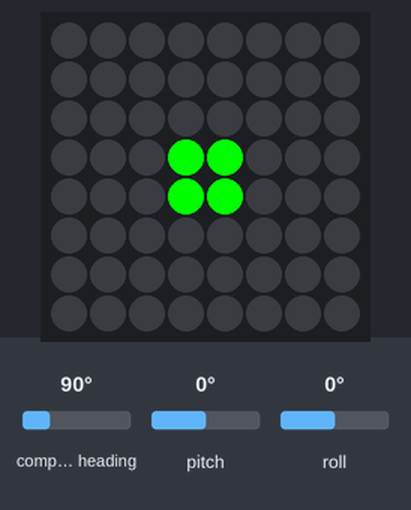
A program run on a simulated Raspberry Pi (BCM pin numbers) with a Sense HAT. Parts: the Sense HAT's 8×8 RGB LED matrix. The inputs (shaded band) are chosen by the test bench; at power-on: pitch 0°, roll 0°, compass heading 90°. What the program prints to the terminal is not drawn.

Above: at 5.0 s.
5.1 s: pitch set to -86°
At 5.5 s:
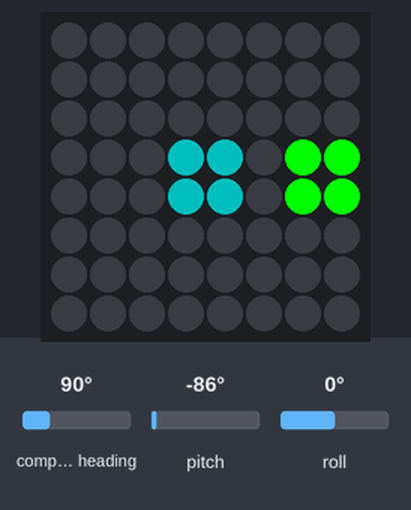
6.6 s: roll set to -86°
At 6.9 s:
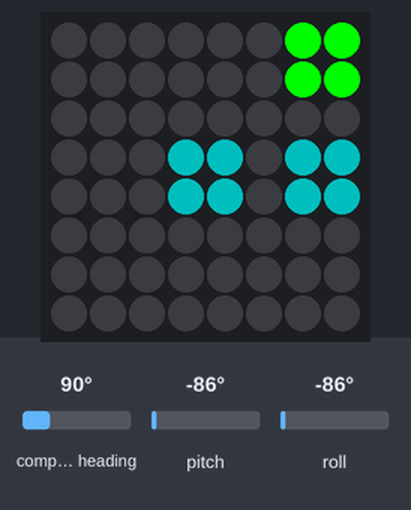
8.1 s: pitch set to 45°
At 8.8 s:
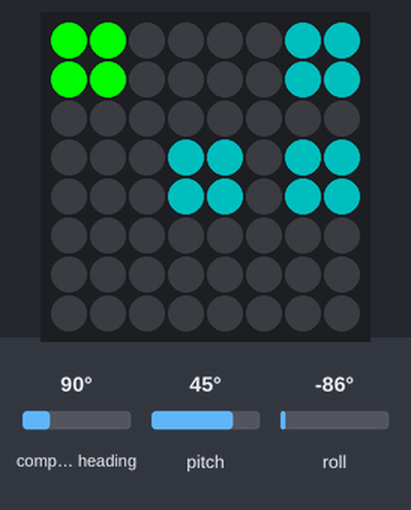
9.6 s: roll set to 0°
At 10.2 s:
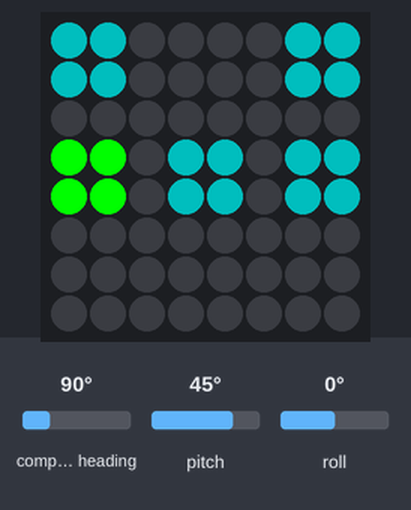
Timing chart, 0 to 12.6 s (numbered marks = the images above; inputs shaded):
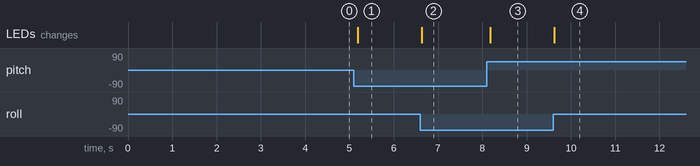

Measured:
- after the input at 5.1 s, the LEDs: change after 0.09 s (image 1)
- after the input at 6.6 s, the LEDs: change at once (image 2)
- after the input at 8.1 s, the LEDs: change after 0.08 s (image 3)
- after the input at 9.6 s, the LEDs: change at once (image 4)

The program:

paint.py
```python
from sense_hat import SenseHat, ACTION_PRESSED, ACTION_HELD, ACTION_RELEASED
import math, time, copy

class Paint(object):
    """
    ジャイロセンサーで傾きを感知して、ボールが移動し、
    画面一面を塗りつぶす時間を測定する。
    """
    P_SENSITIVE = 8.0 # Sensibility for orientation
    P_FRAME_TIME = 0.1 # フレーム間の時間（秒）

    green = G = [0, 255, 0]
    dark_cyan = D = [0, 80, 80]
    light_green = L = [150, 255, 150]
    red = R = [255, 0, 0]
    pink = [255, 100, 100]
    orange = [239, 129, 15]
    yellow = [255, 255, 0]
    black = O = [0, 0, 0]
    white = W = [255, 255, 255]
    ball_color = G
    ball_trail_color = D

    menuItemPixels = [
    O, D, G, G, D, D,
    D, D, G, G, D, O
    ]

    normal_screen = [
    O, O, O, O, O, O, O, O,
    O, O, O, O, O, O, O, O,
    O, O, O, O, O, O, O, O,
    O, O, O, O, O, O, O, O,
    O, O, O, O, O, O, O, O,
    O, O, O, O, O, O, O, O,
    O, O, O, O, O, O, O, O,
    O, O, O, O, O, O, O, O
    ]

    def __init__(self, sense):
        self.sense = sense
        self.sense.stick.direction_any = self.joystick_any
        self.shouldExit = False
        self.completed = False
        self.paintedScreen = copy.copy(Paint.normal_screen)

    @classmethod
    def getName(cls):
        return cls.__name__

    @classmethod
    def getMenuItemPixels(cls):
        """
        Returns pixels that consists of 6 x 2 pixels
        """
        return cls.menuItemPixels

    def getWithinMinMaxFlag(self, x, Min=0, Max=6):
        _x = min(Max, max(x, Min))
        _f = True if _x == x else False
        return {"value": _x, "flag": _f}

    def joystick_any(self, event):
        #print("in joystick_any in " + self.__class__.__name__)
        if event.action == ACTION_RELEASED:
            self.shouldExit = True

    def checkComplete(self, completedPixelCount, startTime):
        isFirst = True
        if completedPixelCount == 64:
            time.sleep(Paint.P_FRAME_TIME * 5)
            endTime = time.monotonic()
            durationText = "{:.2f}".format(endTime - startTime)
            while not self.shouldExit:
                self.sense.show_message(("" if isFirst else " ") + durationText)
                isFirst = False

    def run(self):
        print(self.__class__.__name__ + " is running")
        pre_x = pre_y = -1
        completedPixelCount = 0
        startTime = time.monotonic()
        lastFrameTime = time.monotonic()
        while not self.shouldExit:
            orientation_rad = self.sense.get_orientation_radians()
            #print("p: {pitch}, r: {roll}, y: {yaw}".format(**orientation_rad))
            p = orientation_rad["pitch"]
            r = orientation_rad["roll"]

            x = math.trunc(p / (math.pi / 2) * 4 * Paint.P_SENSITIVE) # -3 to 3 when P_SENSITIVE == 1.0
            x = -x + 3 # 0 to 6 when P_SENSITIVE == 1.0
            xF = self.getWithinMinMaxFlag(x)
            x = xF["value"]
            y = math.trunc(r / math.pi * 8 * Paint.P_SENSITIVE) # -3 to 3 when P_SENSITIVE == 1.0
            y = y + 3 # 0 to 6 when P_SENSITIVE == 1.0
            yF = self.getWithinMinMaxFlag(y)
            y = yF["value"]
            #print("x: %d, y: %d, pre_x: %d, pre_y: %d" % (x, y, pre_x, pre_y))

            if not(pre_x == x and pre_y == y):
                pixels = copy.copy(self.paintedScreen)
                pixels[y*8 + x] = Paint.ball_color
                pixels[y*8 + x+1] = Paint.ball_color
                pixels[(y+1)*8 + x] = Paint.ball_color
                pixels[(y+1)*8 + x+1] = Paint.ball_color
                if self.paintedScreen[y*8 + x] == Paint.O:
                    completedPixelCount += 1
                    self.paintedScreen[y*8 + x] = Paint.ball_trail_color
                if self.paintedScreen[y*8 + x+1] == Paint.O:
                    completedPixelCount += 1
                    self.paintedScreen[y*8 + x+1] = Paint.ball_trail_color
                if self.paintedScreen[(y+1)*8 + x] == Paint.O:
                    completedPixelCount += 1
                    self.paintedScreen[(y+1)*8 + x] = Paint.ball_trail_color
                if self.paintedScreen[(y+1)*8 + x+1] == Paint.O:
                    completedPixelCount += 1
                    self.paintedScreen[(y+1)*8 + x+1] = Paint.ball_trail_color
                self.sense.set_pixels(pixels)
                self.checkComplete(completedPixelCount, startTime)
            now = time.monotonic()
            duration = now - lastFrameTime
            lastFrameTime = now
            if Paint.P_FRAME_TIME - duration >0:
                time.sleep(Paint.P_FRAME_TIME - duration)
                pre_x = x
                pre_y = y
            else:
                print("フレーム落ち P_FRAME_TIME = {:.2f}".format(Paint.P_FRAME_TIME))
        print(self.__class__.__name__ + " is exiting")

if __name__ == '__main__':
    sense = SenseHat()
    paint = Paint(sense)
    paint.run()
    
```
